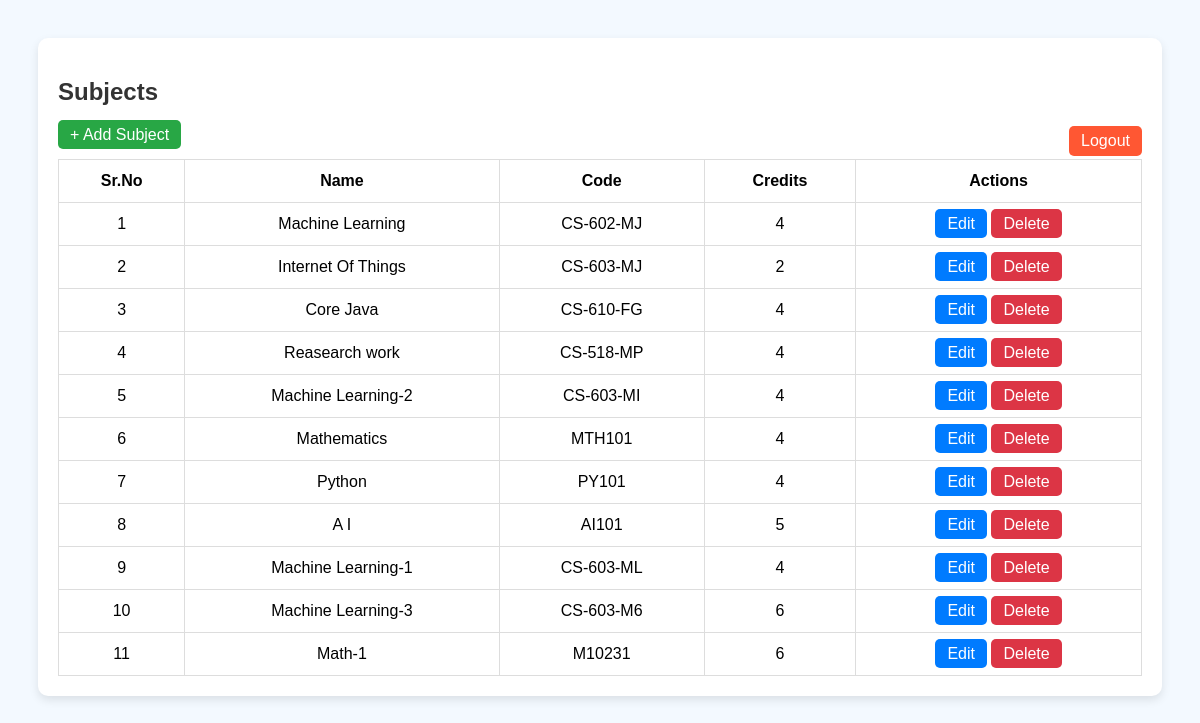
Page /subjects/ (signed in) on the committed database.
### subjectapp/models.py (models this page shows, shortened)
class Subject(models.Model):
    name=models.CharField(max_length=100)
    code=models.CharField(max_length=100,unique=True)
    credits=models.IntegerField()

### subjectapp/views.py (the view)
# urls.py: path('subjects/', subject_list_view, name='subject_list'),
@login_required
def subject_list_view(request):
    subjects = Subject.objects.all()
    for idx,subject in enumerate(subjects,start=1):
        subject.sr_no=idx
    return render(request, 'subject_list.html', {'subjects': subjects})

### subjectapp/templates/subject_list.html (shortened to what this page needs)
<!DOCTYPE html>
<html>
<head>
</head>
<body>
<div class="container">
    <h2>Subjects</h2>
    <a href="{% url 'add_subject' %}" class="btn add">+ Add Subject</a>
    <a href="{% url 'logout' %}" class="btn logout">Logout</a>
<table>
    <tr>
        <th>Sr.No</th>
        <th>Name</th>
        <th>Code</th>
        <th>Credits</th>
        <th>Actions</th>
    </tr>
    {% for subject in subjects %}
    <tr>
        <td>{{ subject.sr_no}}</td>
        <td>{{ subject.name }}</td>
        <td>{{ subject.code }}</td>
        <td>{{ subject.credits }}</td>
        <td>
            <a href="{% url 'edit_subject' subject.id %}" class="btn edit">Edit</a>
            <a href="{% url 'delete_subject' subject.id %}" class="btn delete" onclick="return confirmDelete();">Delete</a>
        </td>
    </tr>
    {% empty %}
    <tr><td colspan="5">No subjects found</td></tr>
    {% endfor %}
</table>
</body>
</html>

### subjectapp/templates/subject_list.html (style rules this page uses)
body { font-family: Arial, sans-serif; background: #f3f9ff; padding: 30px; }
.container { background: white; padding: 20px; border-radius: 10px; box-shadow: 0px 4px 10px rgba(0,0,0,0.1); }
h2 { color: #333; }
table { width: 100%; border-collapse: collapse; margin-top: 15px; }
table, th, td { border: 1px solid #ddd; }
th, td { padding: 12px; text-align: center; }
.btn { padding: 6px 12px; border-radius: 5px; text-decoration: none; color: white; }
.btn.add { background: #28a745; }
.btn.edit { background: #007bff; }
.btn.delete { background: #dc3545; }
.btn.logout { background: #ff5733; float: right; }

### rows in the picture
Subject: sr_no "1", name "Machine Learning", code "CS-602-MJ", credits "4"
Subject: sr_no "2", name "Internet Of Things", code "CS-603-MJ", credits "2"
Subject: sr_no "3", name "Core Java", code "CS-610-FG", credits "4"
Subject: sr_no "4", name "Reasearch work", code "CS-518-MP", credits "4"
Subject: sr_no "5", name "Machine Learning-2", code "CS-603-MI", credits "4"
Subject: sr_no "6", name "Mathematics", code "MTH101", credits "4"
Subject: sr_no "7", name "Python", code "PY101", credits "4"
Subject: sr_no "8", name "A I", code "AI101", credits "5"
Subject: sr_no "9", name "Machine Learning-1", code "CS-603-ML", credits "4"
Subject: sr_no "10", name "Machine Learning-3", code "CS-603-M6", credits "6"
Subject: sr_no "11", name "Math-1", code "M10231", credits "6"
